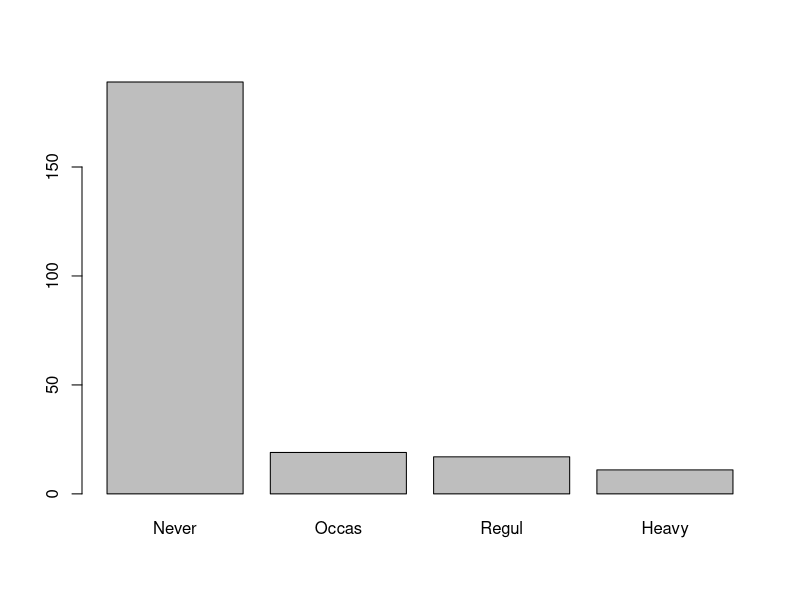

R code for this plot:
# install.packages("MASS")
library("MASS")

?survey
View(survey)

colnames(survey) <- c("sex", "wr_span", "nwr_span", "wr_hand", "fold_top", "pulse", "clap_top", "exercise_freq", "smoke_freq", "height", "unit", "age");
summary(survey$age)

survey$smoke_freq <- factor(survey$smoke_freq, ordered = TRUE, levels = c("Never", "Occas", "Regul", "Heavy"))
plot(survey$smoke_freq)